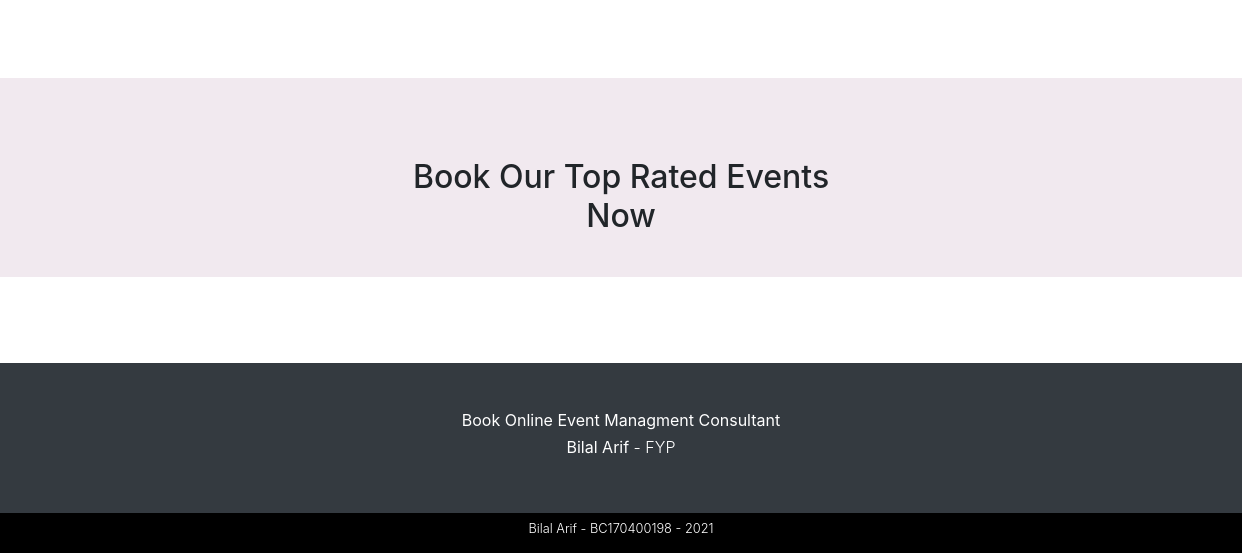
Before: / (lower part) with the older database file.
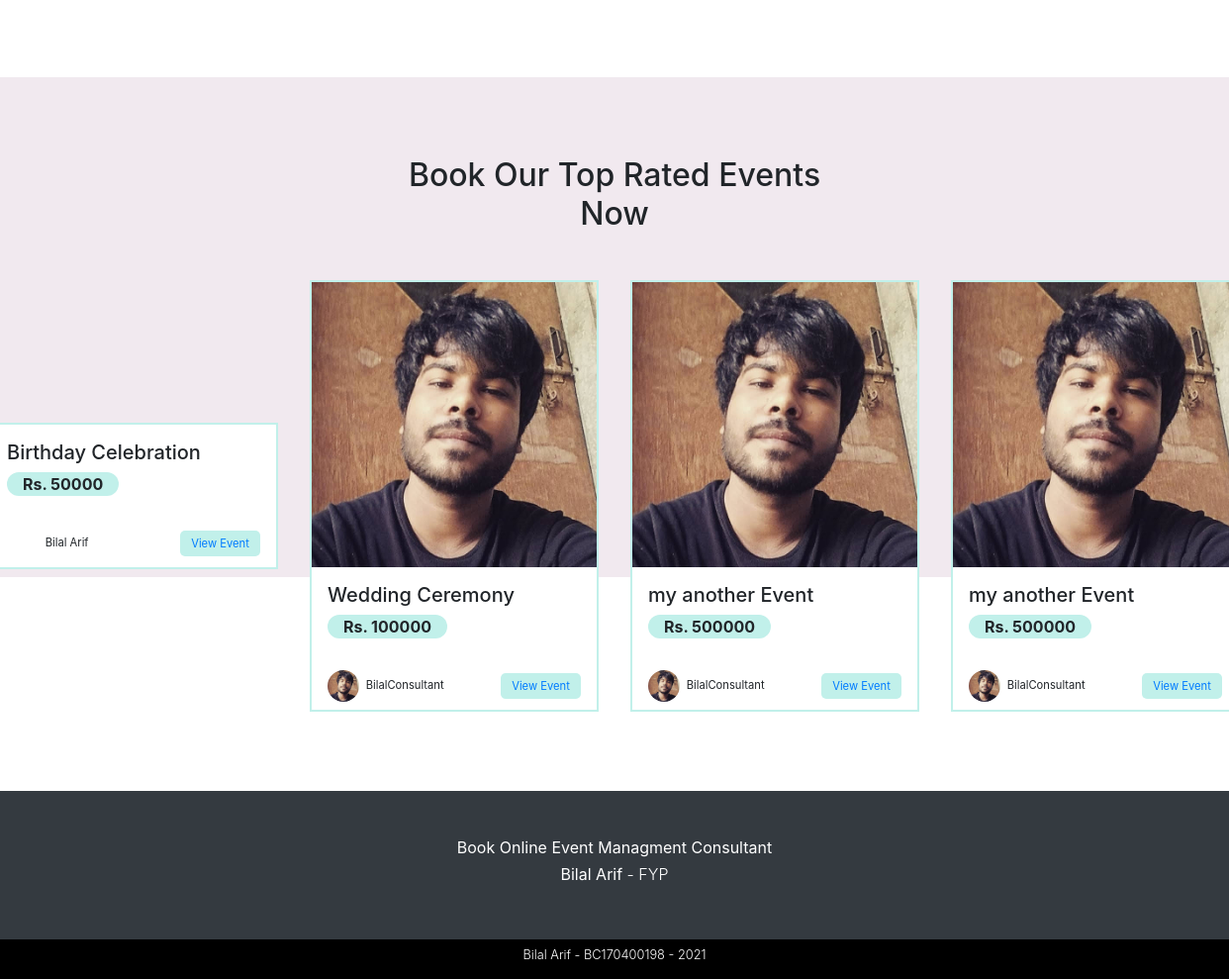
After: the same page with the newer database file.
### tables this page shows
CREATE TABLE IF NOT EXISTS `events` (
  `event_id` int(11) NOT NULL AUTO_INCREMENT,
  `event_title` text NOT NULL,
  `event_thumbnail` varchar(255) NOT NULL,
  `event_price` int(255) NOT NULL,
  `event_host` int(11) NOT NULL,
  `event_host_avatar` varchar(255) NOT NULL,
  `event_host_name` varchar(255) NOT NULL,
  `event_description` text NOT NULL,
  `event_categories` varchar(255) NOT NULL,
  `event_featured` tinyint(1) NOT NULL DEFAULT '0',
  `event_created` datetime NOT NULL DEFAULT CURRENT_TIMESTAMP,
  PRIMARY KEY (`event_id`)
);

### includes/classes/Database.php (called while the page is built, shortened)
<?php
class Database {
    private $pdo;
    public function __construct(){
        $this->pdo = new PDO("mysql:host=localhost;dbname=lamhey", "Bilal", "123123");
        $this->pdo->setAttribute(PDO::ATTR_ERRMODE, PDO::ERRMODE_EXCEPTION);
    }
    public function queryDB($sql, $mode, $values = array()){
        $stmt = $this->pdo->prepare($sql);
        foreach($values as $valueToBind){
            $stmt->bindValue($valueToBind[0], $valueToBind[1]);
        }
        $stmt->execute();
        if ($mode != Database::SELECTSINGLE && $mode != Database::SELECTALL && $mode != Database::EXECUTE){
            throw new Exception('Invalid Mode');
        }else if ($mode == Database::SELECTSINGLE){
            return $stmt->fetch(PDO::FETCH_ASSOC);
        }else if ($mode == Database::SELECTALL){
            return $stmt->fetchAll(PDO::FETCH_ASSOC);
        }
    }
}

### includes/classes/Event.php (called while the page is built, shortened)
<?php
class Event {
    protected $db;
    public function __construct($_eventName){
        $this->db = new Database();
    }
    public function getFeaturedEvents() {
        $sql = "SELECT * FROM events WHERE event_featured = :event_featured";
        $values = array( array(":event_featured", "1") );
        $result =  $this->db->queryDB($sql, Database::SELECTALL, $values);
        return $result;
    }
}

### process/index_process.php (the view, shortened to what this page needs)
<?php
$events = new Event("HomeEvents");
$featuredEvents = $events->getFeaturedEvents();
function featuredEventCard($event)
{
    $id = $event['event_id'];
    $title = $event['event_title'];
    $thumbnail = $event['event_thumbnail'];
    $price = $event['event_price'];
    $hostName = $event['event_host_name'];
    $card =
    <<<HTML
        <div class="event-card mx-3">
            <div class="event-card-header">
                <img src="$thumbnail" alt="">
            </div>
            <div class="event-card-body">
                <h5 class="event-card-title">$title</h5>
                <label class="event-card-price">Rs. $price</label>
            </div>
            <div class="event-card-footer">
                <div class="event-card-profile">
                    <div class="event-card-profile-header">
                        <img src="$thumbnail" alt="">
                    </div>
                    <h6 class="event-card-profie-username">$hostName</h6>
                </div>
            <a href="/event_detail?id=$id" class="event-card-btn">View Event</a>
            </div>
        </div>
    HTML;
    echo $card;
}
function featuredCardList($_events) {
    array_map("featuredEventCard", $_events);
}

### index.php (shortened to what this page needs)
<?php
    include_once "process/index_process.php";
?>
<!DOCTYPE html>
<html lang="en">
<?php include "./partials/Head.php"?>
<body>
    <section class="top-consultant-section index-section">
    </section>
    <section class="top-events-section index-section">
        <div class="container">
            <div class="row">
                <div class="col-12 text-center">
                    <h2 class="mb-5">Book Our Top Rated Events<br>Now</h2>
                </div>
            </div>
            <div class="row">
                <div class="col-12">
                    <div class="dynamic-top-event-list d-flex flex-row justify-content-center align-items-center">
                        <?php featuredCardList($featuredEvents); ?>
                    </div>
                </div>
            </div>
        </div>
    </section>
    <?php include "./partials/Footer.php" ?>

### partials/Head.php (shortened to what this page needs)
<head>
    <link rel="stylesheet" href="css/bootstrap.css">
    <link rel="stylesheet" href="css/font-awesome-4.7/css/font-awesome.css" >
    <link rel="stylesheet" href="css/lightboxgallery.css" >
    <link rel="stylesheet" href="css/style.css">
</head>

### partials/Footer.php
<section class="main-footer-section">
    <footer class="main-footer text-center bg-dark">
        <h4>Book Online Event Managment Consultant</h4>
        <h5><strong>Bilal Arif</strong> - FYP</h5>
    </footer>
    <footer class="copyright-footer">
        <h6>Bilal Arif - BC170400198 - 2021</h6>
    </footer>
</section>

### css/style.css (style rules this page uses)
.index-section { padding: 5em 0em; }
.top-consultant-section { background: linear-gradient(180deg, #F0F9F8 70%, #fff 50%); }
.top-events-section { background: linear-gradient(180deg, #F1E9EF 70%, #fff 50%); }
.event-card { border: 2px solid #C1F0EA; background-color: #fff; }
.event-card-header { width: 100%; height: 50%; overflow: hidden; display: flex; justify-content: center; }
.event-card-header img { width: 18em; max-width: 18em; min-width: 18em; }
.event-card-body { padding: 1em; }
.event-card-price { background-color: #C1F0EA; padding: 0 1em; border-radius: 50px; font-weight: bold; }
.event-card-footer { display: flex; justify-content: space-between; align-items: center; padding: 0em 1em; margin: 0.5em 0em; }
.event-card-profile { display: flex; justify-content: center; align-items: center; }
.event-card-profile-header { width: 2em; height: 2em; overflow: hidden; border-radius: 50%; }
.event-card-profile-header img { width: 2em; min-width: 2em; max-width: 2em; }
.event-card-profie-username { padding: 0 0.6em; margin: 0; font-size: 0.7em; font-weight: 400; }
.event-card-btn { border: none; padding: 0.4em 1em; border-radius: 5px; font-size: 0.7em; background-color: #C1F0EA; }
.main-footer-section { background-color: #000; }
.main-footer { padding: 3em 0; }
.main-footer h4 { color: white; font-weight: 400; font-size: 1em; }
.main-footer h5 { font-size: 1em; font-weight: 300; color: white; }
.copyright-footer { color: #fff; text-align: center; padding: 0.5em; }
.copyright-footer h6 { font-size: 0.8em; font-weight: 300; }

Changed rows visible on the page:
added events: event_title "Birthday Celebration", event_price "50000", event_host_name "Bilal Arif"
added events: event_thumbnail (picture), event_title "Wedding Ceremony", event_price "100000", event_host_name "BilalConsultant"
added events: event_thumbnail (picture), event_title "my another Event", event_price "500000", event_host_name "BilalConsultant"
added events: event_thumbnail (picture), event_title "my another Event", event_price "500000", event_host_name "BilalConsultant"
Other visible differences:
text now shown: "Rs. Rs. Rs. Rs. View Event View Event View Event View Event"
